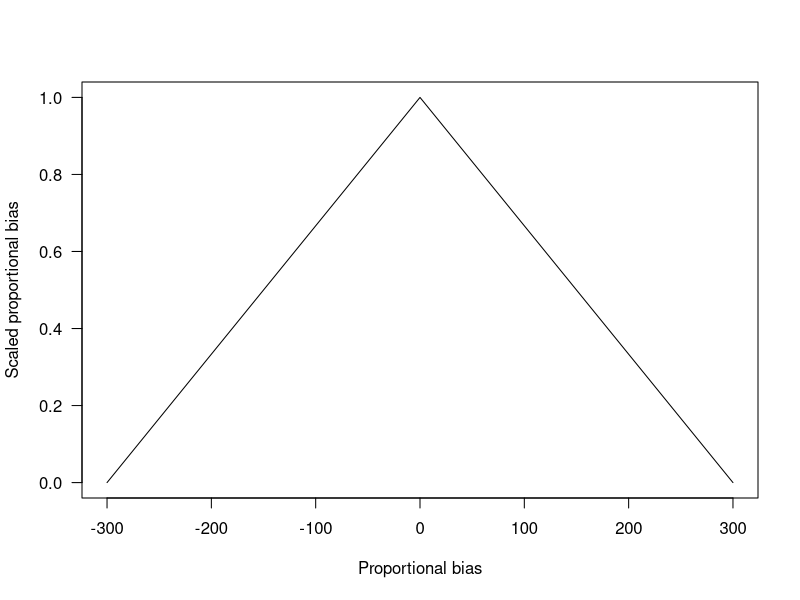
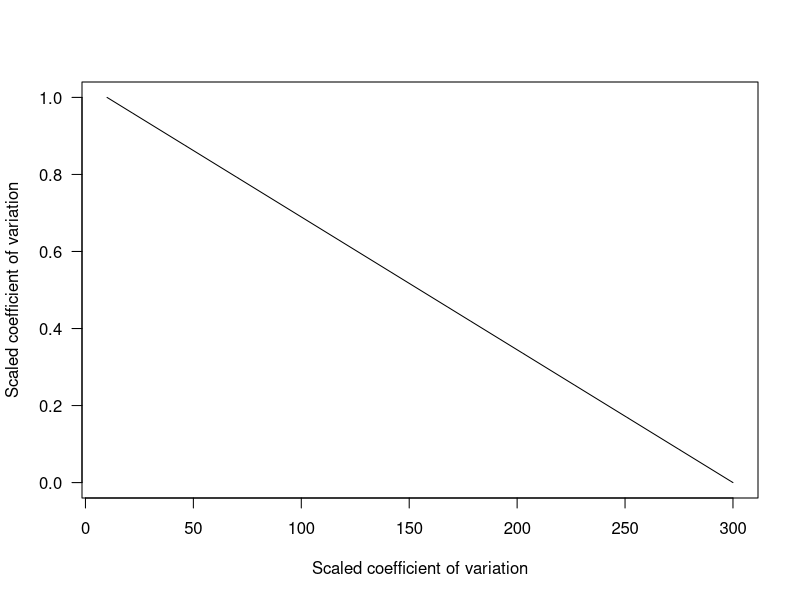
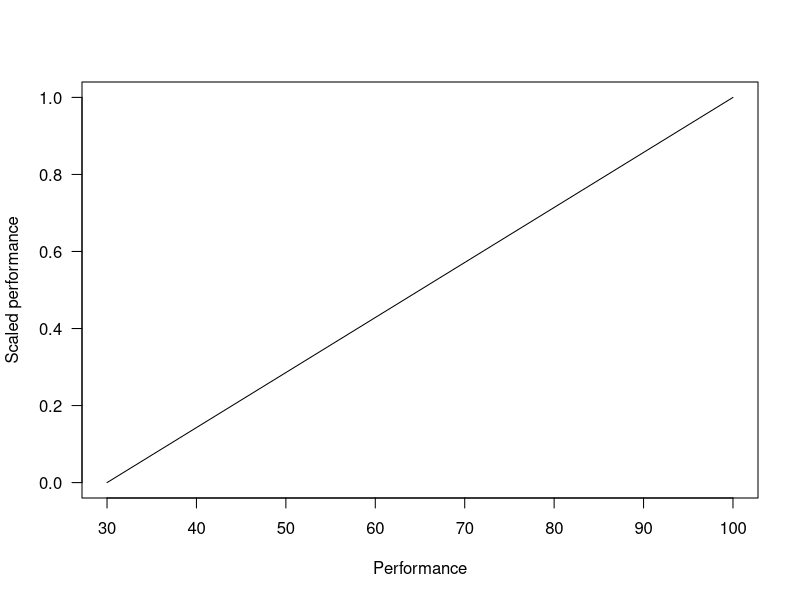

These figures' R source, in order:
## ---- chunk 1
knitr::opts_chunk$set(fig.path = "./images/")
## ---- chunk 2
pbias<- c(-300:300)
pbias_u<- (max(abs(pbias))-abs(pbias))/(max(abs(pbias))-min(abs(pbias)))
u_bias<- approxfun(pbias,pbias_u)
plot(pbias_u~pbias,type='l',xlab="Proportional bias",
    ylab="Scaled proportional bias",las=1)
## ---- chunk 3
pbias<- c(10:300)
pbias_u<- (max(pbias)-pbias)/(max(pbias)-min(pbias))
u_cv<- approxfun(pbias,pbias_u)
plot(pbias_u~pbias,type='l',xlab="Scaled coefficient of variation",
    ylab="Scaled coefficient of variation",las=1)
## ---- chunk 4
pbias<- c(30:100)
pbias_u<- (pbias-min(pbias))/(max(pbias)-min(pbias))
u_perf<- approxfun(pbias,pbias_u)
plot(pbias_u~pbias,type='l',xlab="Performance",
    ylab="Scaled performance",las=1)
